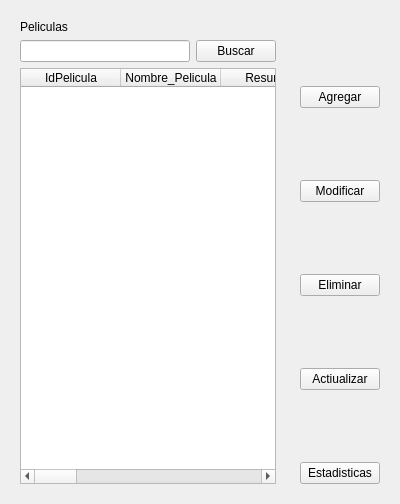
            <widget class="QWidget" name="page_tres">
             <layout class="QHBoxLayout" name="horizontalLayout_7">
              <item>
               <widget class="QWidget" name="widget_4" native="true">
                <layout class="QVBoxLayout" name="verticalLayout_7">
                 <item>
                  <widget class="QLabel" name="label_4">
                   <property name="text">
                    <string>Peliculas</string>
                   </property>
                  </widget>
                 </item>
                 <item>
                  <layout class="QHBoxLayout" name="horizontalLayout_6">
                   <item>
                    <widget class="QLineEdit" name="lineEdit_2"/>
                   </item>
                   <item>
                    <widget class="QPushButton" name="pushButton_6">
                     <property name="text">
                      <string>Buscar</string>
                     </property>
                    </widget>
                   </item>
                  </layout>
                 </item>
                 <item>
                  <widget class="QTableWidget" name="tableWidget_pelis">
                   <column>
                    <property name="text">
                     <string>IdPelicula</string>
                    </property>
                   </column>
                   <column>
                    <property name="text">
                     <string>Nombre_Pelicula</string>
                    </property>
                   </column>
                   <column>
                    <property name="text">
                     <string>Resumen</string>
                    </property>
                   </column>
                   <column>
                    <property name="text">
                     <string>Imagen</string>
                    </property>
                   </column>
                   <column>
                    <property name="text">
                     <string>Pais_Origen</string>
                    </property>
                   </column>
                   <column>
                    <property name="text">
                     <string>Fecha_Estreno_Mundial</string>
                    </property>
                   </column>
                   <column>
                    <property name="text">
                     <string>Fecha_Inicio</string>
                    </property>
                   </column>
                   <column>
                    <property name="text">
                     <string>Fecha_Fin</string>
                    </property>
                   </column>
                   <column>
                    <property name="text">
                     <string>Duracion</string>
                    </property>
                   </column>
                   <column>
                    <property name="text">
                     <string>Clasificacion</string>
                    </property>
                   </column>
                   <column>
                    <property name="text">
                     <string>Generos</string>
                    </property>
                   </column>
                  </widget>
                 </item>
                </layout>
               </widget>
              </item>
              <item>
               <widget class="QWidget" name="widget_3" native="true">
                <property name="maximumSize">
                 <size>
                  <width>160</width>
                  <height>16777215</height>
                 </size>
                </property>
                <layout class="QVBoxLayout" name="verticalLayout_6">
                 <item>
                  <spacer name="verticalSpacer_8">
                   <property name="orientation">
                    <enum>Qt::Vertical</enum>
                   </property>
                   <property name="sizeHint" stdset="0">
                    <size>
                     <width>20</width>
                     <height>66</height>
                    </size>
                   </property>
                  </spacer>
                 </item>
                 <item>
                  <widget class="QPushButton" name="btn_agregar_pelicula">
                   <property name="text">
                    <string>Agregar</string>
                   </property>
                  </widget>
                 </item>
                 <item>
                  <spacer name="verticalSpacer_9">
                   <property name="orientation">
                    <enum>Qt::Vertical</enum>
                   </property>
                   <property name="sizeHint" stdset="0">
                    <size>
                     <width>20</width>
                     <height>66</height>
                    </size>
                   </property>
                  </spacer>
                 </item>
                 <item>
                  <widget class="QPushButton" name="btn_modificar_pelicula">
                   <property name="text">
                    <string>Modificar</string>
                   </property>
                  </widget>
                 </item>
                 <item>
                  <spacer name="verticalSpacer_10">
                   <property name="orientation">
                    <enum>Qt::Vertical</enum>
                   </property>
                   <property name="sizeHint" stdset="0">
                    <size>
                     <width>20</width>
                     <height>66</height>
                    </size>
                   </property>
                  </spacer>
                 </item>
                 <item>
                  <widget class="QPushButton" name="btn_eliminar_pelicula">
                   <property name="text">
                    <string>Eliminar</string>
                   </property>
                  </widget>
                 </item>
                 <item>
                  <spacer name="verticalSpacer_11">
                   <property name="orientation">
                    <enum>Qt::Vertical</enum>
                   </property>
                   <property name="sizeHint" stdset="0">
                    <size>
                     <width>20</width>
                     <height>66</height>
                    </size>
                   </property>
                  </spacer>
                 </item>
                 <item>
                  <widget class="QPushButton" name="btn_actualizar_pelicula">
                   <property name="text">
                    <string>Actiualizar</string>
                   </property>
                  </widget>
                 </item>
                 <item>
                  <spacer name="verticalSpacer_12">
                   <property name="orientation">
                    <enum>Qt::Vertical</enum>
                   </property>
                   <property name="sizeHint" stdset="0">
                    <size>
                     <width>20</width>
                     <height>66</height>
                    </size>
                   </property>
                  </spacer>
                 </item>
                 <item>
                  <widget class="QPushButton" name="btn_estadisticas_pelicula">
                   <property name="text">
                    <string>Estadisticas</string>
                   </property>
                  </widget>
                 </item>
                </layout>
               </widget>
              </item>
             </layout>
            </widget>
